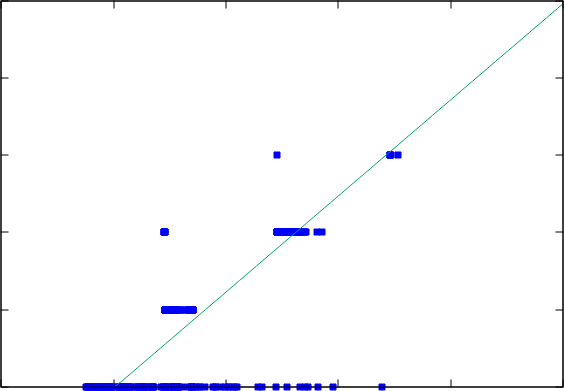
#> input picture zeta9/slope.png, 564 x 391 px
$ python plot_hanks.py
#> lines starting #> are read from the running program, lines starting #| are printed output that depends on the picture
import numpy as np
import matplotlib.pyplot as plt
import sys, os, glob


fig = plt.figure(figsize=(8,6))
fig.subplots_adjust(left=0.10,right=0.98,bottom=0.15,top=0.98,hspace=0,wspace=0.1)

ax = fig.add_subplot(1,1,1)


ax.set_xlim(0,10)
ax.set_xlabel(r"${\rm log}_10(1/\epsilon)$")
ax.set_ylim(0,10)
ax.set_ylabel(r"$2f_V$")


img = plt.imread("slope.png")
#> img is the input picture: shape (391, 564, 3) float32; mean R, G, B 0.975, 0.976, 0.986
ax.imshow(img,extent=[0,10,0,10],aspect="auto",alpha=0.5)


def Plot(ax,color="orange"):
    f = np.array([2,3,4])
    eps = np.array([4.842e-03,2.632e-04,2.902e-05])

    x = np.log10(1/eps)
    y = 2*f

    ax.plot(x,y,"s",color=color,ms=16)
#


Plot(ax)


plt.show()
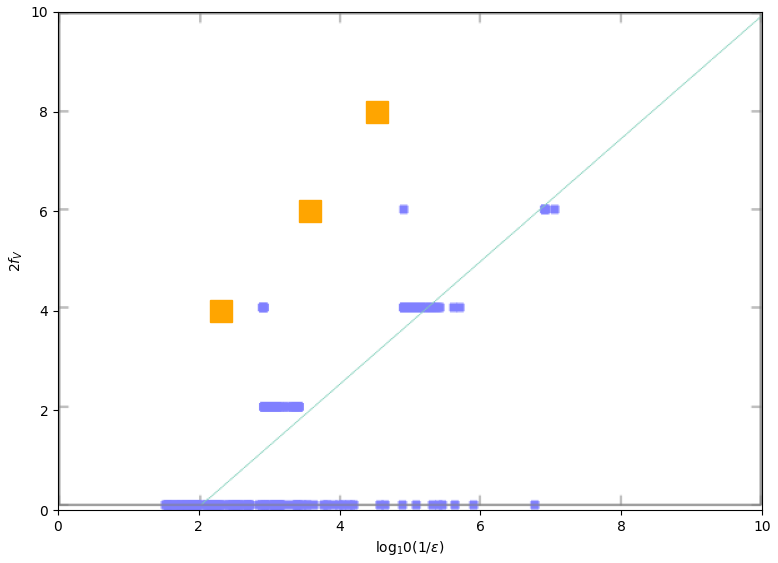
#> figure drawn by matplotlib, 1 panel
